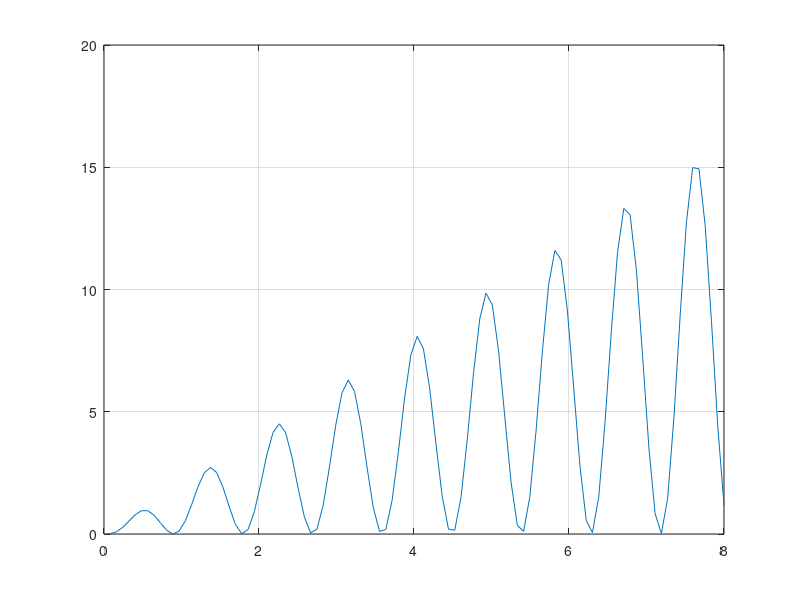

The MATLAB script that drew this image: (Note: this script raises an error after producing the figure.)
%% Uppgift 1
clear,clc
s=0.01;
x = (-pi/2)+s:0.01:(pi/2)-s;
plot(x,tan(x)), grid on
% Man behöver minska defintionsmängden på båda sidorna ett litet tal
%för att man lättare ska kunna läsa av grafen

%% Uppgift 2
clear, clc
x=linspace(0,8);
y=x-x.*cos(7*x);
p = plot(x,y), grid on
p.LineStyle ="--"
p.LineWidth = 2
title('f(x)=x-x*cos(7*x)')

%% Uppgift 3
clear, clc
x=linspace(0,14);
plot([0 14],[0 0],'green')
hold on

plot(x,kastbana(x,15)), text(6.4,1.6,'15^o')
plot(x,kastbana(x,30)), text(6.4,3.2,'30^o')
plot(x,kastbana(x,45)), text(6.4,4.6,'45^o')
hold off

title('Kastbana då v0=10m/s och olika theta')
xlabel('x'), ylabel('y')
axis equal, axis([0 14 -2 6])

%Man delar upp uttrycker för y(x) i flera delar för att kunna använda
%functionen i andra samanhang utan att behöva skriva om den

%% Uppgift 4
t=linspace(0,2*pi);
x1=cos(t)+cos(3*t);
y=sin(2*t);
x2=cos(t)+cos(4*t);

subplot(1,2,1)
plot(x1,y)
axis equal
title('Timglas')

subplot(1,2,2)
plot(x2,y)
axis equal
title('Dubbelpilar')

%% Uppgift 5 
clear, clc
t=linspace(0,2*pi);
x=cos(t); y=sin(t);
plot(x,y), fill(x,y,'green')
hold on
kvadrat_x=[-1,0,1,0,-1];
kvadrat_y=[0,1,0,-1,0];
Kvadrat=[kvadrat_x;kvadrat_y];
plot(Kvadrat(1, :),Kvadrat(2, :),'y'), fill(Kvadrat(1, :),Kvadrat(2, :),'y')
hold off
title('Grön cirkel med gul kvadrat')
axis equal
axis([-1.1 1.1 -1.1 1.1])
